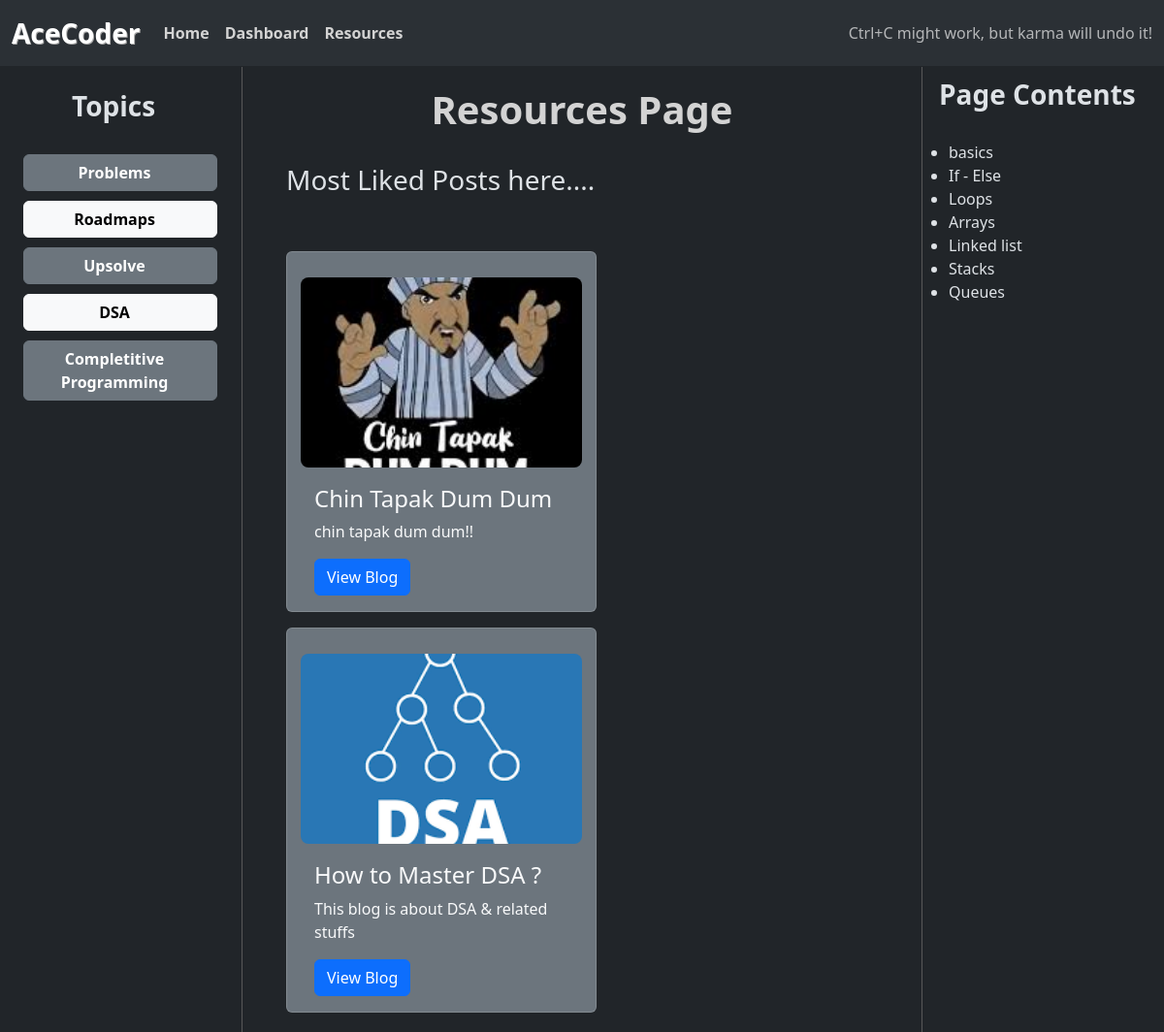
The app's page /resources/, older data.
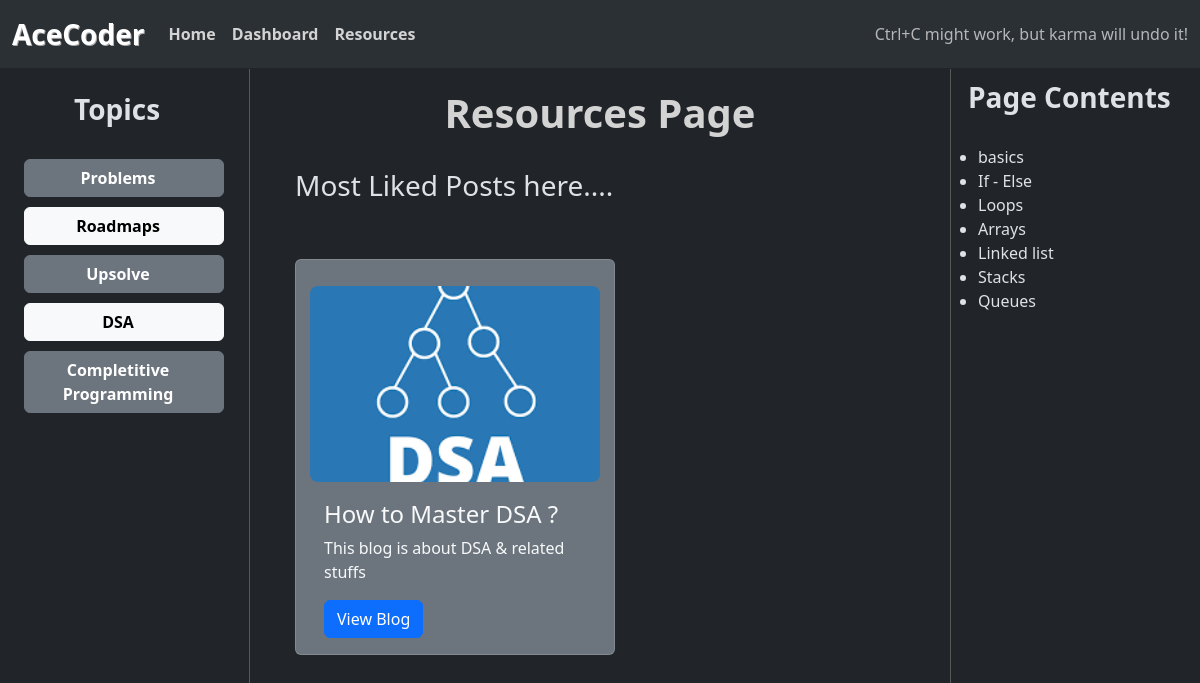
The same page, newer data.
### resources/models.py (models this page shows, shortened)
class Post(models.Model):
    tittle = models.CharField(max_length = 200)
    created_on = models.DateField()
    edited_on = models.DateField()
    description = models.CharField(max_length = 200)
    post = models.TextField()
    banner = models.ImageField(upload_to = 'gallery/', blank = True, null = True)
    pictures = models.ImageField(upload_to = 'gallery/', blank = True, null = True)
    author = models.CharField(max_length = 100)

### resources/views.py (the view)
# urls.py: path('', views.resources_home, name = "resources_home"),   # resources/
def resources_home(request):
    blogs = Post.objects.all()
    return render(request, 'resources_home.html', context = {'blogs': blogs})

### resources/templates/resources_home.html (shortened to what this page needs)
{% extends "resources_base.html" %}
{% load static %}
{% block content %}
    <h1 style="text-align: center;font-weight: bold; color: lightgrey"> Resources Page </h1> <br>
    <h3>Most Liked Posts here....</h3> <br> <br>
    <div class = "container row gap-3">
        {% if blogs %}
            {% for blog in blogs|slice:":4" %}
                <div class="card text-light bg-secondary" style="width: 20rem;">
                    <br>
                    <img src="{{ blog.banner.url }}" class="card-img-top" alt="...">
                    <div class="card-body">
                        <h4 class="card-title">{{ blog.tittle }}</h4>
                        <p class="card-text">
                            {% if blog.description|length >= 50 %}
                                {{ blog.description|slice:":50" }} ...
                            {% else %}
                                {{ blog.description }}
                            {% endif %}
                        </p>
                        <a href="{{ blog.id }}" class="btn btn-primary">View Blog</a>
                    </div>
                </div>
            {% endfor %}
        {% else %}
            <h2> Nothing to show, Please create your blogs </h2>
        {% endif %}
    </div>
{% endblock %}

Row changes from the older to the newer data that the page shows:
removed Post: banner (picture), tittle "Chin Tapak Dum Dum", description "chin tapak dum dum!!"
